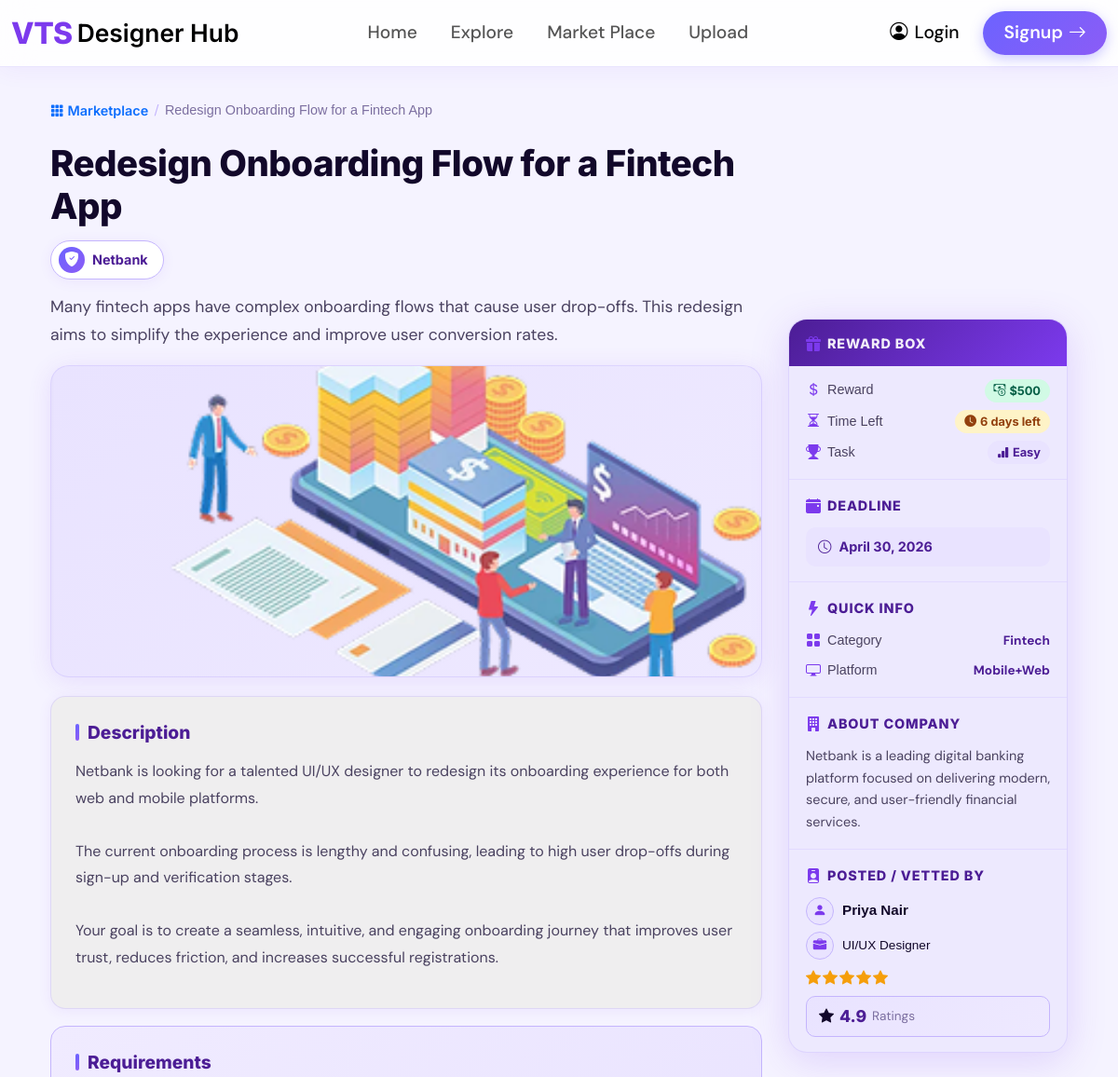
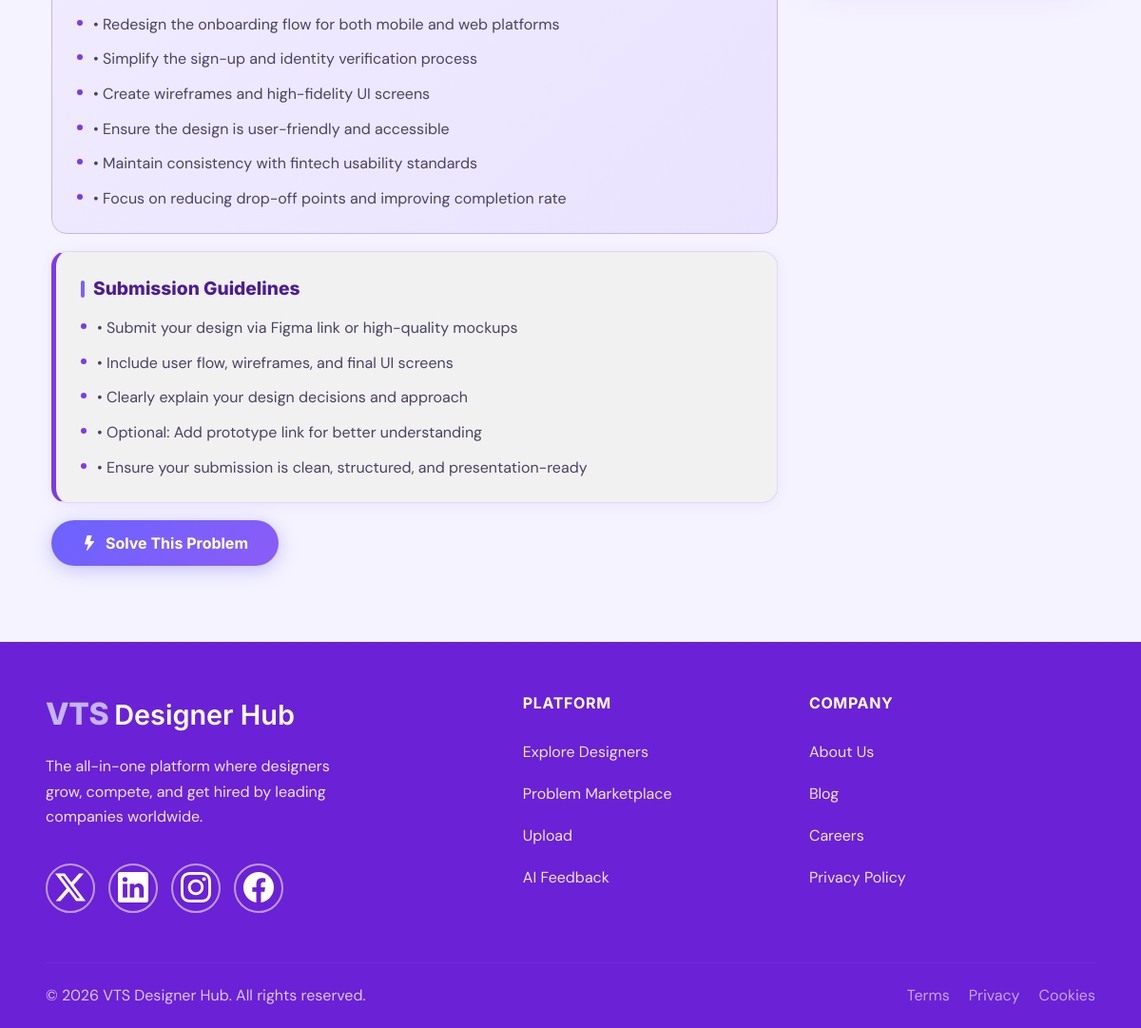
Page /problem/317/ on the committed database (2 pictures, top to bottom).
### hubapp/models.py (models this page shows, shortened)
class DesignCase(models.Model):
    STATUS_CHOICES = [
        ('open',     'Open'),
        ('progress', 'In Progress'),
        ('done',     'Completed'),
    ]
    DIFFICULTY_CHOICES = [
        ('easy',   'Easy'),
        ('medium', 'Medium'),
        ('hard',   'Hard'),
    ]
    order             = models.PositiveIntegerField(default=0)
    title             = models.CharField(max_length=200)
    description       = models.TextField()
    image             = models.ImageField(upload_to='cases/', blank=True, null=True)
    designer          = models.ForeignKey(Designer, on_delete=models.CASCADE)
    tags              = models.ManyToManyField(Tag, blank=True)
    is_featured       = models.BooleanField(default=False)
    is_trending       = models.BooleanField(default=False)
    is_challenge      = models.BooleanField(default=False)
    status            = models.CharField(max_length=20, choices=STATUS_CHOICES, default='open')
    difficulty        = models.CharField(max_length=20, choices=DIFFICULTY_CHOICES, default='easy')
    prize             = models.CharField(max_length=20, blank=True)
    problem_statement = models.TextField(blank=True)
    solution_summary  = models.TextField(blank=True)
    engagement_label  = models.CharField(max_length=60, blank=True)
    progress_pct      = models.PositiveIntegerField(default=0)
    company_name = models.CharField(max_length=100, blank=True, default="Netbank")
    company_description = models.TextField(blank=True, default="Netbank is a leading digital banking platform focused on delivering modern, secure, and user-friendly financial services.")
    deadline = models.CharField(max_length=50, blank=True, default="April 30, 2026")
    platform = models.CharField(max_length=100, blank=True, default="Mobile+Web")
    requirements = models.TextField(blank=True, help_text="Enter each requirement on a new line. They will be displayed as bullet points.")
    submission_guidelines = models.TextField(blank=True, help_text="Enter each guideline on a new line. They will be displayed as bullet points.")
    likes             = models.PositiveIntegerField(default=0)
    applicants        = models.PositiveIntegerField(default=0)
    days_left         = models.CharField(max_length=40, blank=True)
    preview_image = models.ImageField(upload_to='cases/previews/', blank=True, null=True,
    help_text="Final Design Preview image (shown in the Overview tab)")
    created_at        = models.DateTimeField(auto_now_add=True)
    class Meta:
        ordering = ['order', '-created_at']

class Designer(models.Model):
    name              = models.CharField(max_length=100)
    bio               = models.TextField(blank=True)
    profile_image     = models.ImageField(upload_to='designers/', blank=True, null=True)
    user = models.OneToOneField(
        User,
        on_delete=models.CASCADE,
        related_name='designer',
        null=True,      # temporarily allow null for existing designers that don't yet have a user
        blank=True
    )
    role              = models.CharField(max_length=100, default='UI/UX Designer')
    rating            = models.DecimalField(max_digits=3, decimal_places=1, default=4.9)
    projects_count = models.PositiveIntegerField(default=0, help_text="Manual project count (overrides automatic count from DesignCase)")
    location          = models.CharField(max_length=100, blank=True, default='San Francisco, CA')
    years_experience  = models.PositiveIntegerField(default=0)
    education         = models.TextField(blank=True, help_text="Degree, university, year")
    experience        = models.TextField(blank=True, help_text="Previous jobs (one per line)")
    achievements      = models.TextField(blank=True, help_text="Awards, certifications")
    skills = models.TextField(blank=True, help_text="Comma-separated list of skills, e.g. 'UI/UX, Figma, Web App'")
    achievements = models.TextField(blank=True, help_text="One achievement per line, e.g. 'Top Designer Award\nCompleted 25 Challenges'")
    availability = models.CharField(max_length=100, blank=True, default="Available for Hire, Quick Response, Open for Freelance/Full Time")
    problems_saved = models.CharField(max_length=20, blank=True, default="48K+")
    worked_companies = models.CharField(max_length=20, blank=True, default="15+")
    success_rate = models.PositiveIntegerField(default=99, help_text="Percentage, e.g. 99")
    featured_case     = models.ForeignKey(
        'DesignCase',
        on_delete=models.SET_NULL,
        null=True, blank=True,
        related_name='featured_for_designer',
        help_text="Select one of your design cases to feature on your profile"
    )
    class Meta:
        ordering = ['-rating']

### hubapp/views.py (the view)
# urls.py: path('problem/<int:pk>/', views.problem_detail, name='problem_detail'),
def problem_detail(request, pk):
    problem = get_object_or_404(
        DesignCase.objects.select_related('designer').prefetch_related('tags'),
        pk=pk
    )
    return render(request, 'hubapp/problem_detail.html', {'problem': problem})

### hubapp/templates/hubapp/problem_detail.html (shortened to what this page needs)
{% extends 'hubapp/base.html' %}
{% load static %}
{% block extra_head %}
<link href="https://fonts.cdnfonts.com/css/sansation" rel="stylesheet">
<link href="https://cdn.jsdelivr.net/npm/bootstrap-icons@1.11.3/font/bootstrap-icons.min.css" rel="stylesheet">
<link href="https://cdn.jsdelivr.net/npm/bootstrap@5.3.3/dist/css/bootstrap.min.css" rel="stylesheet">
{% endblock %}
{% block content %}
<div class="pd-page">
  <div class="container-xl px-3 px-md-4">
    <nav class="pd-breadcrumb" aria-label="breadcrumb">
      <a href="{% url 'explore' %}"><i class="bi bi-grid-3x3-gap-fill"></i> Marketplace</a>
      <span class="sep">/</span>
      <span class="cur">{{ problem.title|truncatechars:42 }}</span>
    </nav>
    <div class="problem-grid">
      <div>
        <h1 class="pd-title anim anim-1">{{ problem.title }}</h1>
        <div class="pd-badge anim anim-2">
          <div class="pd-badge-icon"><i class="bi bi-shield-fill-check"></i></div>
          {{ problem.company_name|default:"Netbank" }}
        </div>
        <p class="pd-intro anim anim-3">{{ problem.description }}</p>
        <div class="pd-hero anim anim-4">
          {% if problem.image %}
          <img src="{{ problem.image.url }}" alt="{{ problem.title }}">
          {% else %}
          <div class="pd-hero-ph"><i class="bi bi-image"></i></div>
          {% endif %}
        </div>
        <div class="pd-card anim anim-5">
          <div class="pd-card-head">Description</div>
          <p>{{ problem.problem_statement|linebreaksbr|default:problem.description }}</p>
        </div>
        <div class="pd-card-purple anim anim-6">
          <div class="pd-card-head">Requirements</div>
          <ul class="pd-list">
            {% for line in problem.requirements.splitlines %}
            <li><span class="li-dot"></span>{{ line }}</li>
            {% endfor %}
          </ul>
        </div>
        <div class="pd-card-lined anim anim-7">
          <div class="pd-card-head">Submission Guidelines</div>
          <ul class="pd-list">
            {% for line in problem.submission_guidelines.splitlines %}
            <li><span class="li-dot"></span>{{ line }}</li>
            {% endfor %}
          </ul>
        </div>
        <div class="anim anim-8">
          <a href="{% url 'submit_solution' problem.id %}" class="pd-btn">
            <i class="bi bi-lightning-fill"></i>
            Solve This Problem
          </a>
        </div>
      </div>
      <div class="anim-sb sidebar-pushed">
        <div class="sb-sticky">
          <div class="sb-wrap sb-tablet-grid">
            <div class="sb-sec sb-sec-reward">
              <div class="sb-reward-bar">
                <div class="sb-head mb-0"><i class="bi bi-gift-fill"></i> Reward Box</div>
              </div>
              <div class="sb-row">
                <i class="bi bi-currency-dollar lead-i"></i>
                <span class="lbl">Reward</span>
                <span class="chip chip-green">
                  <i class="bi bi-cash-coin"></i>
                  {{ problem.prize|default:"$500" }}
                </span>
              </div>
              <div class="sb-row">
                <i class="bi bi-hourglass-split lead-i"></i>
                <span class="lbl">Time Left</span>
                <span class="chip chip-amber">
                  <i class="bi bi-clock-fill"></i>
                  {{ problem.days_left|default:"6 days left" }}
                </span>
              </div>
              <div class="sb-row">
                <i class="bi bi-trophy-fill lead-i"></i>
                <span class="lbl">Task</span>
                <span class="chip chip-purple">
                  <i class="bi bi-bar-chart-fill"></i>
                  {{ problem.get_difficulty_display|default:"Easy" }}
                </span>
              </div>
            </div>
            <div class="sb-sec">
              <div class="sb-head"><i class="bi bi-calendar-event-fill"></i> Deadline</div>
              <div class="sb-deadline">
                <i class="bi bi-clock"></i>
                {{ problem.deadline|default:"April 30, 2026" }}
              </div>
            </div>
            <div class="sb-sec">
              <div class="sb-head"><i class="bi bi-lightning-fill"></i> Quick Info</div>
              <div class="sb-row">
                <i class="bi bi-grid-fill lead-i"></i>
                <span class="lbl">Category</span>
                <strong style="color:var(--secondary); font-size:0.85rem;">
                  {% if problem.tags.all %}{{ problem.tags.all.0.name }}{% else %}Fintech{% endif %}
                </strong>
              </div>
              <div class="sb-row">
                <i class="bi bi-display lead-i"></i>
                <span class="lbl">Platform</span>
                <strong style="color:var(--secondary); font-size:0.85rem;">
                  {{ problem.platform|default:"Mobile+Web" }}
                </strong>
              </div>
            </div>
            <div class="sb-sec">
              <div class="sb-head"><i class="bi bi-building-fill"></i> About Company</div>
              <p class="sb-about">
                {{ problem.company_description|default:"No company description provided." }}
              </p>
            </div>
            <div class="sb-sec">
              <div class="sb-head"><i class="bi bi-person-badge-fill"></i> Posted / Vetted By</div>
              <div class="sb-person">
                <div class="sb-avatar"><i class="bi bi-person-fill"></i></div>
                <span class="sb-name">{{ problem.designer.name|default:"VTS Team" }}</span>
              </div>
              <div class="sb-person">
                <div class="sb-avatar"><i class="bi bi-briefcase-fill"></i></div>
                <span class="sb-role">{{ problem.designer.role|default:"Verified Partner" }}</span>
              </div>
              <div class="sb-stars">
                <i class="bi bi-star-fill"></i><i class="bi bi-star-fill"></i>
                <i class="bi bi-star-fill"></i><i class="bi bi-star-fill"></i>
                <i class="bi bi-star-fill"></i>
              </div>
              <div class="sb-rating">
                <i class="bi bi-star-fill"></i>
                <span class="rv">{{ problem.designer.rating|default:"4.9" }}</span>
                <span class="rl">Ratings</span>
              </div>
            </div>
          </div>
        </div>
      </div>
    </div>
  </div>
</div>
{% endblock %}

### hubapp/static/hubapp/css/style.css (style rules this page uses)
body { font-family: 'DM Sans', sans-serif; background: linear-gradient(#F5F3FF, #EDE9EE); }

### hubapp/templates/hubapp/base.html (style rules this page uses)
:root { --primary: #7C3AED; --secondary: #4C1D95; --bg-grad-1: #F5F3FF; --bg-grad-2: #EDE9FE; --card-1: #C4B5FD; --card-2: #EEE9FF; --card-3: #E9E3FF; --text-primary: #000000; --text-secondary: #4C1D95; --btn-grad-1: #6C63FF; --btn-grad-2: #8B5CF6; --footer-bg: #6B21D6; --nav-height: 72px; }
*, *::before, *::after { box-sizing: border-box; margin: 0; padding: 0; }
html { scroll-behavior: smooth; }
body { font-family: 'DM Sans', sans-serif; color: var(--text-primary); background: linear-gradient(135deg, var(--bg-grad-1) 0%, var(--bg-grad-2) 100%); min-height: 100vh; display: flex; flex-direction: column; }
h1, h2, h3, h4, h5, h6 { font-family: 'Inter', sans-serif; }

### rows in the picture
DesignCase: title "Redesign Onboarding Flow for a Fintech App", company_name "Netbank", description "Many fintech apps have complex onboarding flows that cause user drop-offs. This redesign aims to simplify the experience and improve user conversion rates.", image (picture), problem_statement "Netbank is looking for a talented UI/UX designer to redesign its onboarding experience for both web and mobile platforms. The current onboarding process is lengthy and confusing, leading to high user drop-offs during sign-up and verification stages. Your goal is to create a seamless, intuitive, and engaging onboarding journey that improves user trust, reduces friction, and increases successful registrations.", prize "$500", days_left "6 days left", difficulty "Easy", deadline "April 30, 2026", platform "Mobile+Web", company_description "Netbank is a leading digital banking platform focused on delivering modern, secure, and user-friendly financial services.", designer.name "Priya Nair", designer.role "UI/UX Designer", designer.rating "4.9"

### other values in the picture
{{ line }} "• Redesign the onboarding flow for both mobile and web platforms" "• Simplify the sign-up and identity verification process" "• Create wireframes and high-fidelity UI screens" "• Ensure the design is user-friendly and accessible" "• Maintain consistency with fintech usability standards" "• Focus on reducing drop-off points and improving completion rate"
{{ line }} "• Submit your design via Figma link or high-quality mockups" "• Include user flow, wireframes, and final UI screens" "• Clearly explain your design decisions and approach" "• Optional: Add prototype link for better understanding" "• Ensure your submission is clean, structured, and presentation-ready"
